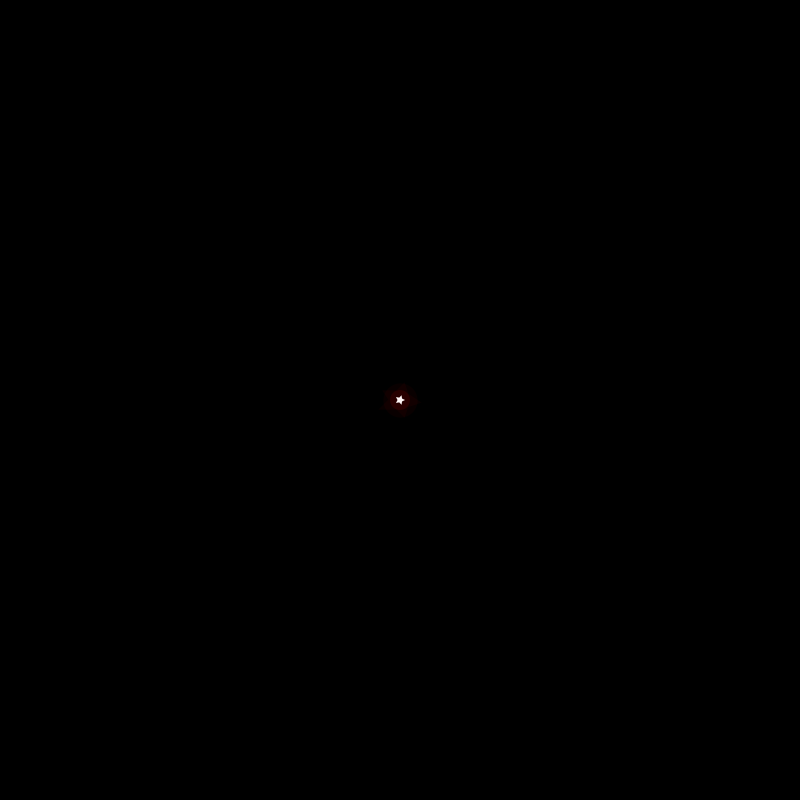
Frame 1 (no input)
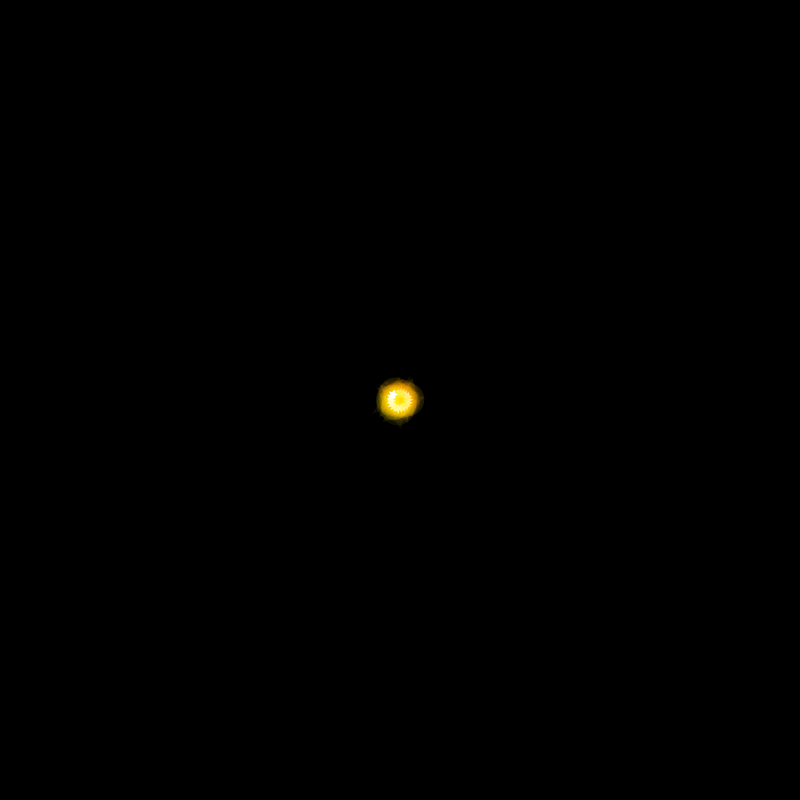
Frame 60 (the mouse pressed at the canvas centre just before this capture)
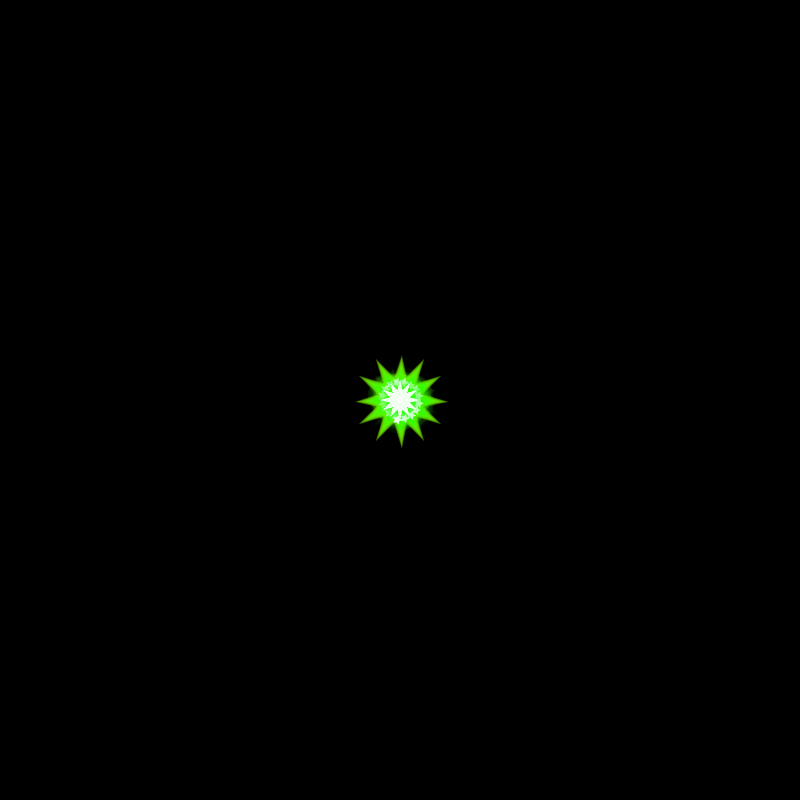
Frame 120 (the mouse held since frame 60 and released just before this capture)

The Processing sketch that drew these frames (run headless with seeded random() and noise(); from frame 60 on, the mouse is pressed at the canvas centre):

// Processing sketch: processing_76301
// ── processing_76301.pde

//Dana Silberberg Sahar
//Home Assignment #6 _ Oct.22nd.2012 
//Trig & Fun-ctions

//Declaring my variables:
int angle;
int flag;
int  FlagDir;
int stern;
int  strDir;
//int   angDir;
float rad;


//Set Up:  
  void setup(){
  colorMode (HSB,360,100,100,100);
  size (800,800);
  smooth();
  background (0,0,0,100);
  
  //Defining variables
   angle=0;
   rad=0;
   flag=0;
   FlagDir=flag+1;
//   stern=3;
 // strDir=stern+1;
  // angDir=angle+1;
}

void draw(){
float x=angle/130*cos(radians(angle));  
//println (angle/17);
float y=angle/130*sin(radians(angle));
fill (flag,100,100,random (15));
stroke (flag,100,100,random (15));
strokeWeight (random(15));
flag+=FlagDir;  
//angle+=angDir;  

//ellipse (x+width/2,y+height/2,x,y);
ellipse (x+width/2,y+height/2,20,20);
 rad+=.75;
 angle+=22.5;
 fill (0,0,100,100);
star(5, x+width/2,y+height/2,5, 0.50);  
//stern++;
//println(rainbow);
//println(rad);
       //  if (stern>5){
        //  strDir=-1;
     //    }
  //        if (flag<3){
      //     strDir=1;
      //    fill (360,100,100,100);
     //    }
          if (flag>360){
          FlagDir=-1;
         }
          if (flag<-30){
           FlagDir=1;
          fill (360,100,100,100);
          }
          
         //       if (angle>1000){
         //       angDir=-1;
         //    }
         //       if (angle<0){
         //      angDir=1;
         //      }          

if (mousePressed){
 fill (0,0,100,100);
 star(12, mouseX, mouseY, 19, .50);  

} 

}







//DO NOT DELETE THIS LINE: "void star" taken from processing.org/learning/anatomy/ (Thank you!! their star is much more "star-ish" than mine...)
void star(int n, float cx, float cy, float r, float proportion)
{
  star(n, cx, cy, 2.0 * r, 2.0 * r, 0.0, proportion);
}

void star(int n, float cx, float cy, float w, float h,
  float startAngle, float proportion)
{
  if (n > 2)
  {
    float angle = TWO_PI/ (2 *n);  // twice as many sides
    float dw; // draw width
    float dh; // draw height
    
    w = w / 2.0;
    h = h / 2.0;
    
    beginShape();
    for (int i = 0; i < 2 * n; i++)
    {
      dw = w;
      dh = h;
      if (i % 2 == 1) // for odd vertices, use short radius
      {
        dw = w * proportion;
        dh = h * proportion;
      }
      vertex(cx + dw * cos(startAngle + angle * i),
        cy + dh * sin(startAngle + angle * i));
    }
    endShape(CLOSE);

  }}
